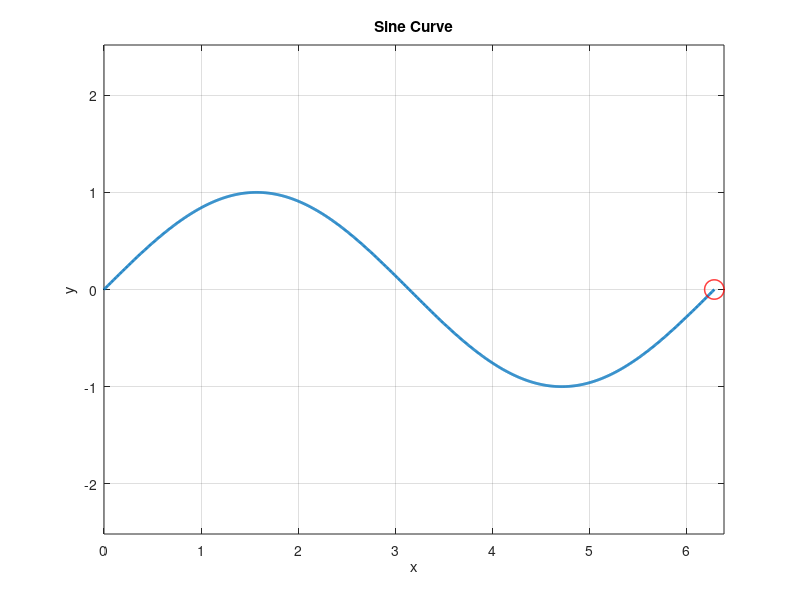

This figure's MATLAB source:
% 设置参数
t = linspace(0, 2*pi, 1000);
x = t;
y = sin(t);
r = 0.1;

% 绘制sinx曲线
figure;
plot(x, y, 'LineWidth', 2);
grid on;
axis equal;
xlabel('x');
ylabel('y');
title('Sine Curve');

hold on;

% 绘制动圆
theta = linspace(0, 2*pi, 100);
xcirc = r*cos(theta) + x(1);
ycirc = r*sin(theta) + y(1);
h1 = plot(xcirc, ycirc, 'r', 'LineWidth', 1);

% 移动动圆
for i = 2:length(t)
    % 计算动圆圆心的坐标
    xc = x(i);
    yc = y(i);
    
    % 更新动圆的坐标
    xcirc = r*cos(theta) + xc;
    ycirc = r*sin(theta) + yc;
    
    % 清除上一个动圆
    delete(h1);
    
    % 绘制当前动圆
    h1 = plot(xcirc, ycirc, 'r', 'LineWidth', 1);
    
    drawnow;
end

hold off;
